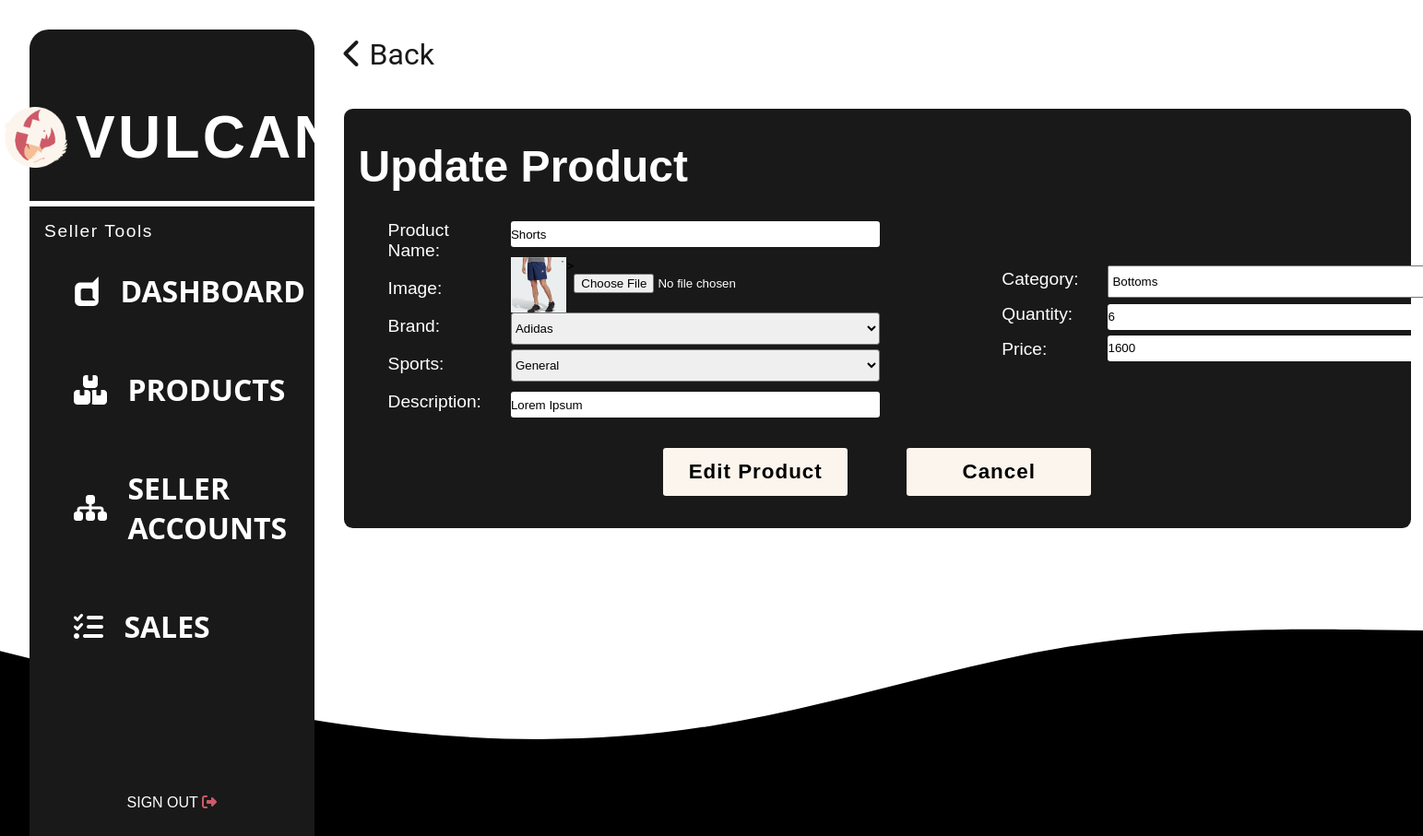
Before: /php/edit-items.php?id=60 with the older database file.
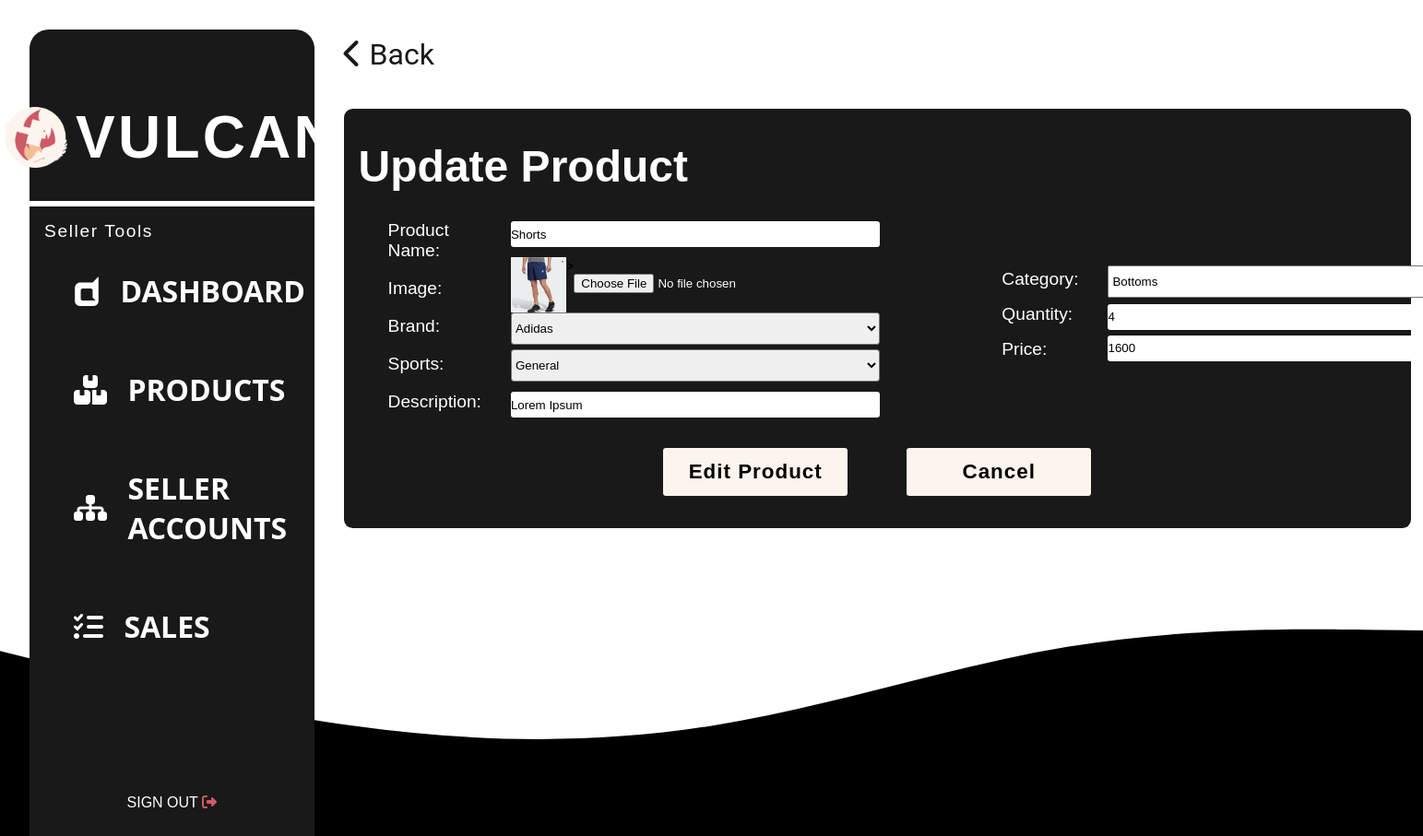
After: the same page with the newer database file.
### tables this page shows
CREATE TABLE `tbproducts` (
  `product_id` int(11) NOT NULL,
  `product_name` varchar(255) NOT NULL,
  `product_description` varchar(1000) NOT NULL,
  `product_category` varchar(255) NOT NULL,
  `product_sport` varchar(255) NOT NULL,
  `product_stocks` int(11) NOT NULL,
  `product_image` varchar(255) NOT NULL,
  `product_brand` varchar(255) NOT NULL,
  `product_price` int(11) NOT NULL,
  `date_added` date NOT NULL DEFAULT current_timestamp()
);

### php/edit-items.php (the view, shortened to what this page needs)
<?php
    include('conn.php');
    if (isset($_GET['id'])) {
        $productID = $_GET['id'];
        $product_query = "select `product_id`, `product_name`, `product_description`, `product_category`, `product_sport`, `product_stocks`, `product_image`, `product_brand`, `product_price`, `date_added` from `tbproducts` where `product_id` = " . $productID;
        $result = $conn->query($product_query);
        if ($result->num_rows > 0) {
            $row = $result->fetch_assoc();
        }
}
?>
<!DOCTYPE html>
<html lang="en">
<head>
    <link rel="stylesheet" href="../styles/edit-items.css">
</head>
<body>
<div class="edit-item-container">
        <?php
            include("../php/dashboard.php");
        ?>
        <div class="form-container">
            <div class="back">
                <a href="add-items.php">
                    <i class="fa-solid fa-chevron-left"></i>
                    <span>Back</span>
                </a>
            </div>
            <form method="POST" class="form" enctype="multipart/form-data">
                <h1>Update Product</h1>
                 <div id="data">
                 <div class="form-labels-one">
                        <div class="labels">
                            <label for="txt-product-name">Product Name:</label>
                            <label for="image">Image: </label>
                            <label for="txt-brand">Brand:</label>
                            <label for="txt-sports">Sports: </label>
                            <label for="txt-description">Description: </label>
                        </div>
                        <div class="inputs">
                            <input type="text" name="txt-product-name" id="txt-product-name" value="<?php echo $row['product_name']; ?>" required>
                            <div class="image-file">
                                <?php echo ("<img src='../products/" . $row["product_image"] . "' width='60' ' height='60'>>");?>
                                <input type="file" name="image" id="image">
                            </div>
                            <select name="txt-brand" id="txt-brands"  required>
                                <option value="Adidas" <?php if ($row['product_brand'] == 'Adidas') echo 'selected'; ?>>Adidas</option>
                            </select>
                            <select name="txt-sports" id="txt-sports" required>
                                <option value="General" <?php if ($row['product_sport'] == 'General') echo 'selected'; ?>>General</option>
                            </select>
                            <input type="text" name="txt-product-description" id="txt-product-description" value="<?php echo $row['product_description']; ?>" required>
                        </div>
                    </div>
                    <div class="form-labels-two">
                        <div class="labels">
                            <label for="txt-category">Category: </label>
                            <label for="txt-quantity">Quantity: </label>
                            <label for="txt-price">Price: </label>
                        </div>
                        <div class="inputs">
                            <select name="txt-category" id="txt-category" onchange="changeSize()" required>
                                <option value="Bottoms" <?php if ($row['product_category'] == 'Bottoms') echo 'selected'; ?>>Bottoms</option>
                            </select>
                            <input type="text" name="txt-quantity" id="txt-quantity" value="<?php echo $row['product_stocks']; ?>" required>
                            <input type="text" name="txt-price" id="txt-price" value="<?php echo $row['product_price']; ?>" required>
                        </div>
                    </div>
                 </div>
                 <div class="action">
                    <input type="submit" class="edit-btn" value="Edit Product" name="btnEdit">
                    <button onclick="cancel()" class="cancel-btn">Cancel</button>
                 </div>
            </form>
        </div>
    </div>
</body>
</html>

Changed rows visible on the page:
changed tbproducts "Shorts": txt-quantity "6" → "4"
